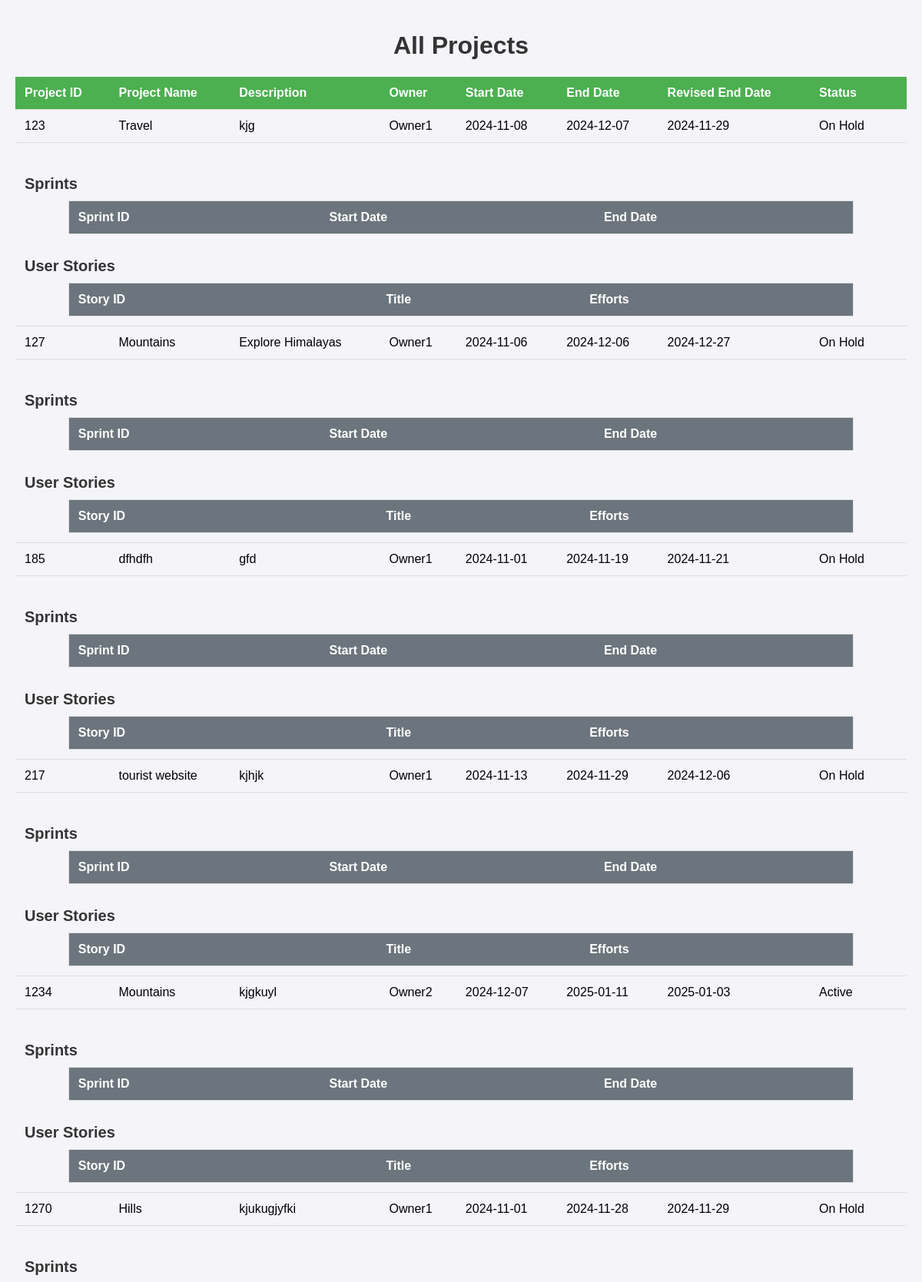
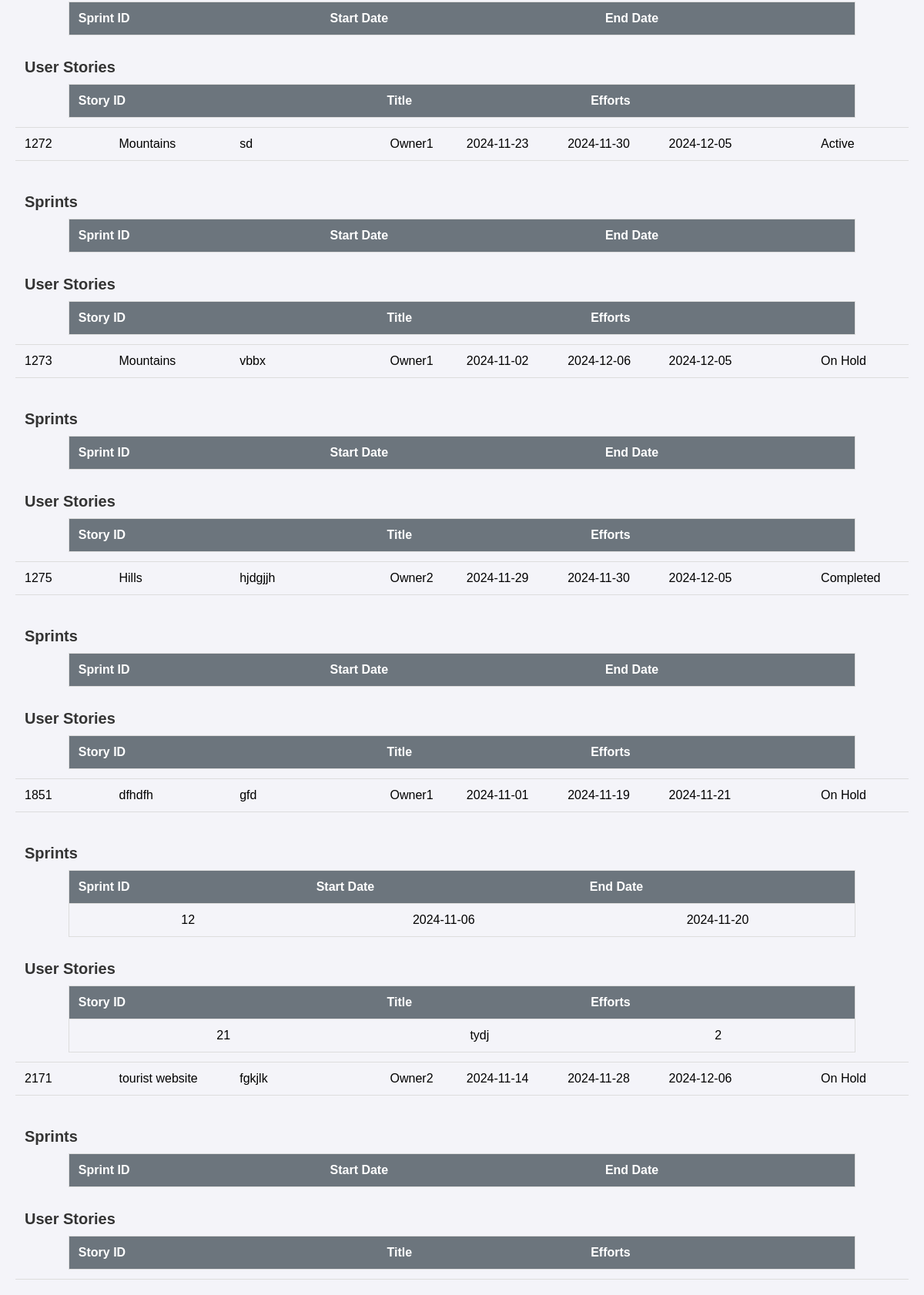
The app's page /view_projects with its own data (2 pictures, top to bottom).
### database/models.py (models this page shows)
class Project(db.Model):
    __tablename__ = 'projects'
    project_id = db.Column(db.Integer, primary_key=True)
    project_name = db.Column(db.String(100), nullable=False)
    project_description = db.Column(db.Text, nullable=False)
    project_owner = db.Column(db.String(50), nullable=False)
    start_date = db.Column(db.Date, nullable=False)
    end_date = db.Column(db.Date, nullable=False)
    revised_end_date = db.Column(db.Date, nullable=True)
    status = db.Column(db.String(20), nullable=False)
    sprints = db.relationship('Sprint', backref='project', lazy=True)
    user_stories = db.relationship('UserStory', backref='project', lazy=True)

class Sprint(db.Model):
    __tablename__ = 'sprints'
    sprint_id = db.Column(db.Integer, primary_key=True)
    start_date = db.Column(db.Date, nullable=False)
    end_date = db.Column(db.Date, nullable=False)
    project_id = db.Column(db.Integer, db.ForeignKey('projects.project_id'), nullable=False)

class UserStory(db.Model):
    __tablename__ = 'user_stories'
    story_id = db.Column(db.Integer, primary_key=True)
    title = db.Column(db.String(200), nullable=False)
    efforts = db.Column(db.Integer, nullable=True)
    project_id = db.Column(db.Integer, db.ForeignKey('projects.project_id'), nullable=False)

### app.py (the view)
@app.route('/view_projects')
def view_projects():
    projects = Project.query.all()
    return render_template('view_projects.html', projects=projects)

### templates/view_projects.html (shortened to what this page needs)
<!DOCTYPE html>
<html lang="en">
<head>
</head>
<body>
    <h1>All Projects</h1>
    <table>
        <thead>
            <tr>
                <th>Project ID</th>
                <th>Project Name</th>
                <th>Description</th>
                <th>Owner</th>
                <th>Start Date</th>
                <th>End Date</th>
                <th>Revised End Date</th>
                <th>Status</th>
            </tr>
        </thead>
        <tbody>
            {% for project in projects %}
            <tr>
                <td data-label="Project ID">{{ project.project_id }}</td>
                <td data-label="Project Name">{{ project.project_name }}</td>
                <td data-label="Description">{{ project.project_description }}</td>
                <td data-label="Owner">{{ project.project_owner }}</td>
                <td data-label="Start Date">{{ project.start_date }}</td>
                <td data-label="End Date">{{ project.end_date }}</td>
                <td data-label="Revised End Date">{{ project.revised_end_date }}</td>
                <td data-label="Status">{{ project.status }}</td>
            </tr>
            <tr>
                <td colspan="8">
                    <div class="section-title">Sprints</div>
                    <table class="nested-table">
                        <thead>
                            <tr>
                                <th>Sprint ID</th>
                                <th>Start Date</th>
                                <th>End Date</th>
                            </tr>
                        </thead>
                        <tbody>
                            {% for sprint in project.sprints %}
                            <tr>
                                <td data-label="Sprint ID">{{ sprint.sprint_id }}</td>
                                <td data-label="Start Date">{{ sprint.start_date }}</td>
                                <td data-label="End Date">{{ sprint.end_date }}</td>
                            </tr>
                            {% endfor %}
                        </tbody>
                    </table>
                    <div class="section-title">User Stories</div>
                    <table class="nested-table">
                        <thead>
                            <tr>
                                <th>Story ID</th>
                                <th>Title</th>
                                <th>Efforts</th>
                            </tr>
                        </thead>
                        <tbody>
                            {% for story in project.user_stories %}
                            <tr>
                                <td data-label="Story ID">{{ story.story_id }}</td>
                                <td data-label="Title">{{ story.title }}</td>
                                <td data-label="Efforts">{{ story.efforts }}</td>
                            </tr>
                            {% endfor %}
                        </tbody>
                    </table>
                </td>
            </tr>
            {% endfor %}
        </tbody>
    </table>
</body>
</html>

### templates/view_projects.html (style rules this page uses)
body { font-family: Arial, sans-serif; background-color: #f4f4f9; margin: 0; padding: 20px; }
h1 { text-align: center; color: #333; }
table { width: 100%; border-collapse: collapse; margin-top: 20px; }
th, td { padding: 12px; text-align: left; border-bottom: 1px solid #ddd; }
th { background-color: #4CAF50; color: white; }
.section-title { margin-top: 30px; font-size: 20px; font-weight: bold; color: #333; }
.nested-table { margin-top: 10px; width: 90%; margin-left: 5%; border: 1px solid #ddd; }
.nested-table th { background-color: #6c757d; color: white; }
.nested-table td { text-align: center; }

### records on screen
Project: project_id "123", project_name "Travel", project_description "kjg", project_owner "Owner1", start_date "2024-11-08", end_date "2024-12-07", revised_end_date "2024-11-29", status "On Hold"
Project: project_id "127", project_name "Mountains", project_description "Explore Himalayas", project_owner "Owner1", start_date "2024-11-06", end_date "2024-12-06", revised_end_date "2024-12-27", status "On Hold"
Project: project_id "185", project_name "dfhdfh", project_description "gfd", project_owner "Owner1", start_date "2024-11-01", end_date "2024-11-19", revised_end_date "2024-11-21", status "On Hold"
Project: project_id "217", project_name "tourist website", project_description "kjhjk", project_owner "Owner1", start_date "2024-11-13", end_date "2024-11-29", revised_end_date "2024-12-06", status "On Hold"
Project: project_id "1234", project_name "Mountains", project_description "kjgkuyl", project_owner "Owner2", start_date "2024-12-07", end_date "2025-01-11", revised_end_date "2025-01-03", status "Active"
Project: project_id "1270", project_name "Hills", project_description "kjukugjyfki", project_owner "Owner1", start_date "2024-11-01", end_date "2024-11-28", revised_end_date "2024-11-29", status "On Hold"
Project: project_id "1272", project_name "Mountains", project_description "sd", project_owner "Owner1", start_date "2024-11-23", end_date "2024-11-30", revised_end_date "2024-12-05", status "Active"
Project: project_id "1273", project_name "Mountains", project_description "vbbx", project_owner "Owner1", start_date "2024-11-02", end_date "2024-12-06", revised_end_date "2024-12-05", status "On Hold"
Project: project_id "1275", project_name "Hills", project_description "hjdgjjh", project_owner "Owner2", start_date "2024-11-29", end_date "2024-11-30", revised_end_date "2024-12-05", status "Completed"
Project: project_id "1851", project_name "dfhdfh", project_description "gfd", project_owner "Owner1", start_date "2024-11-01", end_date "2024-11-19", revised_end_date "2024-11-21", status "On Hold"
Sprint: sprint_id "12", start_date "2024-11-06", end_date "2024-11-20"
UserStory: story_id "21", title "tydj", efforts "2"
Project: project_id "2171", project_name "tourist website", project_description "fgkjlk", project_owner "Owner2", start_date "2024-11-14", end_date "2024-11-28", revised_end_date "2024-12-06", status "On Hold"
